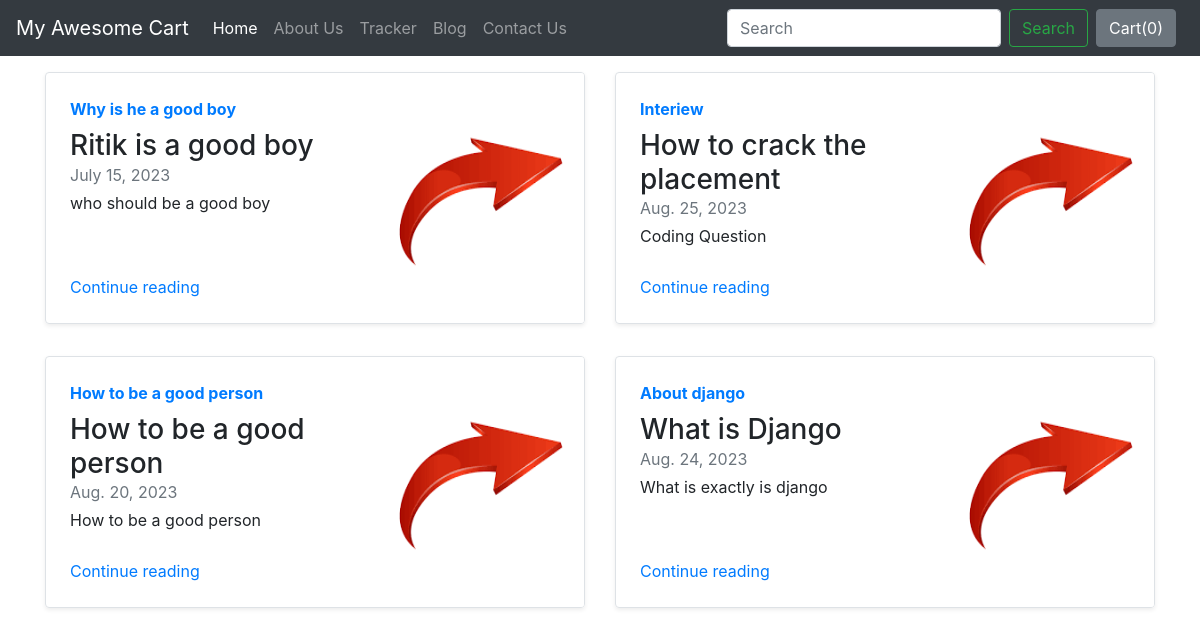
Screenshot of /blog/ with the database file from the repository.
### blog/models.py (models this page shows)
class Blogpost(models.Model):
    post_id = models.AutoField(primary_key=True)
    title = models.CharField(max_length=50)
    head0 = models.CharField(max_length=500,default="")
    chead0 = models.CharField(max_length=5000,default="")
    head1 = models.CharField(max_length=500,default="")
    chead1 = models.CharField(max_length=5000,default="")
    head2 = models.CharField(max_length=500,default="")
    chead2 = models.CharField(max_length=5000,default="")
    pub_date = models.DateField()
    thumbnail = models.ImageField(upload_to="blog/images",default="")
    def __str__(self):
        return self.title

### blog/views.py (the view)
# urls.py: path("",views.index, name ="blogHome"),
def index(request):
    myposts = Blogpost.objects.all()
    print(myposts)
    return render(request,"blog/index.html",{'myposts':myposts})

### blog/templates/blog/index.html
{% extends 'blog/basic.html' %}
{% block body %}
 <div class="container mt-3">
  <div class="row my-2">
    {% for item in myposts %}
      <div class="col-md-6">
        <div class="row no-gutters border rounded overflow-hidden flex-md-row mb-4 shadow-sm h-md-250 position-relative">
          <div class="col p-4 d-flex flex-column position-static">
            <strong class="d-inline-block mb-2 text-primary">{{item.head0}}</strong>
            <h3 class="mb-0">{{item.title}}</h3>
            <div class="mb-1 text-muted">{{item.pub_date}}</div>
            <p class="card-text mb-auto">{{item.head1}}</p>
            <a href="blogpost/{{item.post_id}}" class="stretched-link">Continue reading</a>
          </div>
          <div class="col-auto d-none d-lg-block">
            <img src="/media/{{item.thumbnail}}" class="bd-placeholder-img" width="200" height="250"  aria-label="Placeholder: Thumbnail"/>
          </div>
        </div>
      </div>
      {% if forloop.counter|divisibleby:2 %}
    </div>
    <div class="row my-2">
    {% endif %}
   {% endfor %}
  </div>
{% endblock%}

### rows the page displays
Blogpost: head0 "Why is he a good boy", title "Ritik is a good boy", pub_date "July 15, 2023", head1 "who should be a good boy", thumbnail (picture)
Blogpost: head0 "Interiew", title "How to crack the placement", pub_date "Aug. 25, 2023", head1 "Coding Question", thumbnail (picture)
Blogpost: head0 "How to be a good person", title "How to be a good person", pub_date "Aug. 20, 2023", head1 "How to be a good person", thumbnail (picture)
Blogpost: head0 "About django", title "What is Django", pub_date "Aug. 24, 2023", head1 "What is exactly is django", thumbnail (picture)
